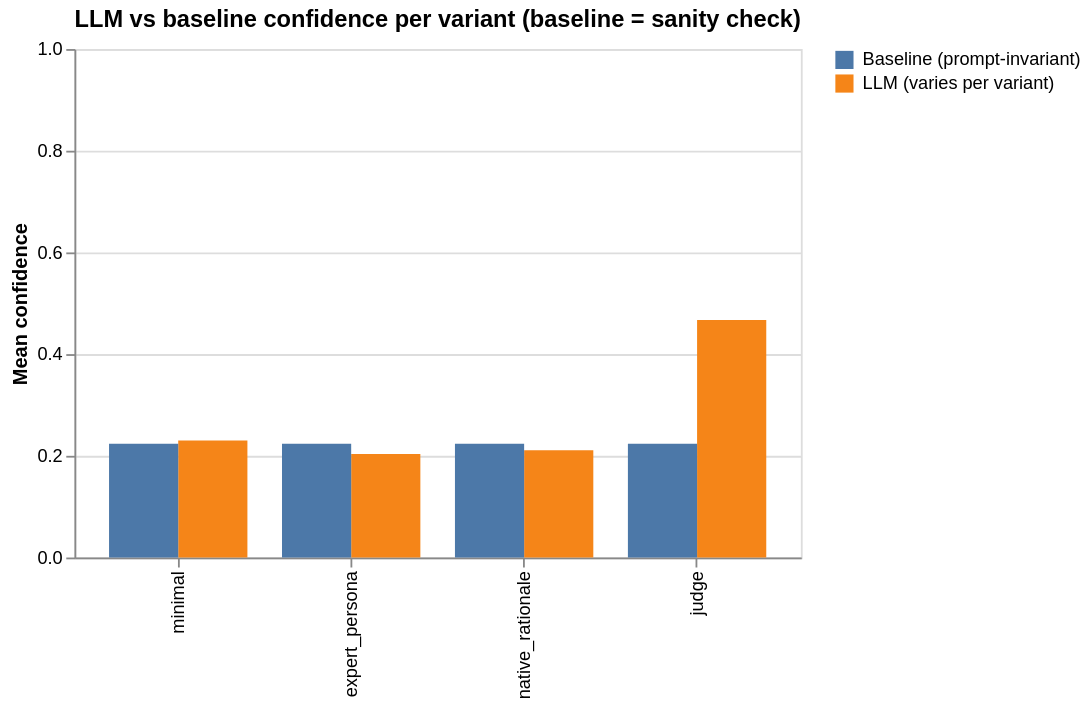

The code cell stored with this chart in its notebook:
### Code cell
comp_mean = (
    scored_df[scored_df['llm_total_services'] > 0]
    .groupby('prompt_variant')[['llm_confidence', 'baseline_confidence']]
    .mean().reindex(VARIANTS).reset_index()
    .melt(id_vars='prompt_variant', var_name='source', value_name='mean_confidence')
)
comp_mean['source'] = comp_mean['source'].map({
    'llm_confidence':      'LLM (varies per variant)',
    'baseline_confidence': 'Baseline (prompt-invariant)',
})

alt.Chart(comp_mean).mark_bar().encode(
    x=alt.X('prompt_variant:N', sort=VARIANTS, title=None),
    y=alt.Y('mean_confidence:Q', title='Mean confidence',
            scale=alt.Scale(domain=[0, 1])),
    xOffset='source:N',
    color=alt.Color('source:N', title=None),
    tooltip=['prompt_variant:N', 'source:N',
             alt.Tooltip('mean_confidence:Q', format='.3f')],
).properties(width=400, height=280,
             title='LLM vs baseline confidence per variant (baseline = sanity check)')

### Figure 1 — Vega specification as saved in the notebook (floating-point values rounded to 4 significant figures)
{"$schema": "https://vega.github.io/schema/vega/v6.json", "data": [{"name": "source_0"}, {"name": "data_0", "values": [{"mean_confidence": 0.2299, "mean_confidence_end": 0.2299, "mean_confidence_start": 0.0, "prompt_variant": "minimal", "source": "LLM (varies per variant)"}, {"mean_confidence": 0.2035, "mean_confidence_end": 0.2035, "mean_confidence_start": 0.0, "prompt_variant": "expert_persona", "source": "LLM (varies per variant)"}, {"mean_confidence": 0.211, "mean_confidence_end": 0.211, "mean_confidence_start": 0.0, "prompt_variant": "native_rationale", "source": "LLM (varies per variant)"}, {"mean_confidence": 0.4671, "mean_confidence_end": 0.4671, "mean_confidence_start": 0.0, "prompt_variant": "judge", "source": "LLM (varies per variant)"}, {"mean_confidence": 0.2238, "mean_confidence_end": 0.2238, "mean_confidence_start": 0.0, "prompt_variant": "minimal", "source": "Baseline (prompt-invariant)"}, {"mean_confidence": 0.2238, "mean_confidence_end": 0.2238, "mean_confidence_start": 0.0, "prompt_variant": "expert_persona", "source": "Baseline (prompt-invariant)"}, {"mean_confidence": 0.2238, "mean_confidence_end": 0.2238, "mean_confidence_start": 0.0, "prompt_variant": "native_rationale", "source": "Baseline (prompt-invariant)"}, {"mean_confidence": 0.2238, "mean_confidence_end": 0.2238, "mean_confidence_start": 0.0, "prompt_variant": "judge", "source": "Baseline (prompt-invariant)"}]}, {"name": "source_0_x_domain_prompt_variant", "values": [{"prompt_variant": "minimal", "sort_field": 0.0}, {"prompt_variant": "expert_persona", "sort_field": 1.0}, {"prompt_variant": "native_rationale", "sort_field": 2.0}, {"prompt_variant": "judge", "sort_field": 3.0}]}, {"name": "data_0_xOffset_domain_source", "values": [{"source": "LLM (varies per variant)"}, {"source": "Baseline (prompt-invariant)"}]}, {"name": "data_0_color_domain_source", "values": [{"source": "LLM (varies per variant)"}, {"source": "Baseline (prompt-invariant)"}]}], "marks": [{"type": "rect", "name": "marks", "from": {"data": "data_0"}, "encode": {"update": {"fill": {"field": "source", "scale": "color"}, "tooltip": {"signal": "{\"prompt_variant\": isValid(datum[\"prompt_variant\"]) ? datum[\"prompt_variant\"] : \"\"+datum[\"prompt_variant\"], \"source\": isValid(datum[\"source\"]) ? datum[\"source\"] : \"\"+datum[\"source\"], \"mean_confidence\": format(datum[\"mean_confidence\"], \".3f\")}"}, "width": {"signal": "max(0.25, bandwidth('xOffset'))"}, "y": {"field": "mean_confidence_end", "scale": "y"}, "x": {"field": "prompt_variant", "scale": "x", "offset": {"field": "source", "scale": "xOffset"}}, "y2": {"field": "mean_confidence_start", "scale": "y"}}}, "style": ["bar"]}], "scales": [{"name": "x", "type": "band", "domain": {"data": "source_0_x_domain_prompt_variant", "field": "prompt_variant", "sort": {"op": "max", "field": "sort_field"}}, "range": [0, {"signal": "width"}], "paddingInner": 0.2, "paddingOuter": 0.2}, {"name": "y", "type": "linear", "domain": [0, 1], "range": [{"signal": "height"}, 0], "zero": true}, {"name": "xOffset", "type": "band", "domain": {"data": "data_0_xOffset_domain_source", "field": "source", "sort": true}, "range": [0, {"signal": "bandwidth('x')"}]}, {"name": "color", "type": "ordinal", "domain": {"data": "data_0_color_domain_source", "field": "source", "sort": true}, "range": "category"}], "axes": [{"scale": "y", "ticks": false, "zindex": 0, "labels": false, "domain": false, "tickCount": {"signal": "ceil(height/40)"}, "minExtent": 0, "gridScale": "x", "maxExtent": 0, "aria": false, "orient": "left", "grid": true}, {"scale": "x", "orient": "bottom", "labelAlign": "right", "labelAngle": 270, "zindex": 0, "grid": false, "labelBaseline": "middle"}, {"scale": "y", "orient": "left", "title": "Mean confidence", "grid": false, "labelOverlap": true, "tickCount": {"signal": "ceil(height/40)"}, "zindex": 0}], "title": {"text": "LLM vs baseline confidence per variant (baseline = sanity check)", "frame": "group"}, "legends": [{"fill": "color", "symbolType": "square"}], "padding": 5, "background": "white", "width": 400, "height": 280, "style": "cell"}
